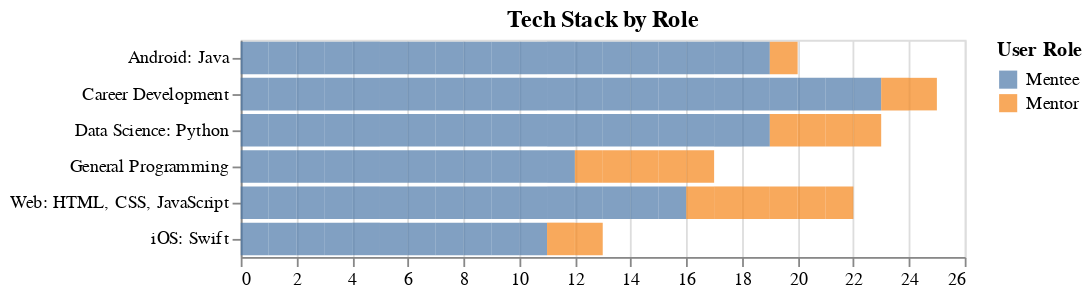

The notebook cell this image was saved under:
### Code cell
chart = alt.Chart(
        DF,
        title='Tech Stack by Role',
    ).mark_bar(opacity=0.7).encode(
        x=alt.X('count()', title=""),
        y=alt.Y('tech_stack', title=""),
        color=alt.Color('user_role', title="User Role"),
        tooltip=alt.Tooltip(list(DF.columns)),
    )

chart

### Figure 1 — Vega-Lite specification as saved in the notebook (floating-point values rounded to 4 significant figures)
{"config": {"view": {"continuousWidth": 400, "continuousHeight": 300}}, "data": {"name": "data-0b7b05a16d8776ed2d4fef90daa18653"}, "mark": {"type": "bar", "opacity": 0.7}, "encoding": {"color": {"field": "user_role", "title": "User Role", "type": "nominal"}, "tooltip": [{"field": "tech_stack", "type": "nominal"}, {"field": "name", "type": "nominal"}, {"field": "user_role", "type": "nominal"}], "x": {"aggregate": "count", "title": "", "type": "quantitative"}, "y": {"field": "tech_stack", "title": "", "type": "nominal"}}, "title": "Tech Stack by Role", "$schema": "https://vega.github.io/schema/vega-lite/v4.17.0.json", "datasets": {"data-0b7b05a16d8776ed2d4fef90daa18653": [{"tech_stack": "Web: HTML, CSS, JavaScript", "name": "Coraline Smith", "user_role": "Mentee"}, {"tech_stack": "iOS: Swift", "name": "Ali Turner", "user_role": "Mentee"}, {"tech_stack": "Web: HTML, CSS, JavaScript", "name": "Calliope Gutierrez", "user_role": "Mentee"}, {"tech_stack": "Career Development", "name": "Adelyn Cooper", "user_role": "Mentee"}, {"tech_stack": "Career Development", "name": "Juniper Gonzales", "user_role": "Mentee"}, {"tech_stack": "Android: Java", "name": "Rhea Davis", "user_role": "Mentee"}, {"tech_stack": "General Programming", "name": "Lorelai Rogers", "user_role": "Mentee"}, {"tech_stack": "Career Development", "name": "Phoenix Hernandez", "user_role": "Mentee"}, {"tech_stack": "Career Development", "name": "Alberto Watson", "user_role": "Mentee"}, {"tech_stack": "Web: HTML, CSS, JavaScript", "name": "Hector Anderson", "user_role": "Mentee"}, {"tech_stack": "Data Science: Python", "name": "Brynn Gutierrez", "user_role": "Mentee"}, {"tech_stack": "Android: Java", "name": "Emilia Myers", "user_role": "Mentee"}, {"tech_stack": "Career Development", "name": "Adam Cook", "user_role": "Mentee"}, {"tech_stack": "Data Science: Python", "name": "Freyja Wood", "user_role": "Mentee"}, {"tech_stack": "General Programming", "name": "Briar Evans", "user_role": "Mentee"}, {"tech_stack": "Web: HTML, CSS, JavaScript", "name": "Catalina Moore", "user_role": "Mentee"}, {"tech_stack": "iOS: Swift", "name": "Brennan Walker", "user_role": "Mentee"}, {"tech_stack": "Web: HTML, CSS, JavaScript", "name": "Ariyah Scott", "user_role": "Mentee"}, {"tech_stack": "Web: HTML, CSS, JavaScript", "name": "Bellamy Moore", "user_role": "Mentee"}, {"tech_stack": "Web: HTML, CSS, JavaScript", "name": "Dallas Sanders", "user_role": "Mentee"}, {"tech_stack": "Data Science: Python", "name": "Skyler Lopez", "user_role": "Mentee"}, {"tech_stack": "Android: Java", "name": "Milana Murphy", "user_role": "Mentee"}, {"tech_stack": "Data Science: Python", "name": "Wyatt Hughes", "user_role": "Mentee"}, {"tech_stack": "Web: HTML, CSS, JavaScript", "name": "Sarai Myers", "user_role": "Mentee"}, {"tech_stack": "Web: HTML, CSS, JavaScript", "name": "Sabrina Long", "user_role": "Mentee"}, {"tech_stack": "Career Development", "name": "Ella Scott", "user_role": "Mentee"}, {"tech_stack": "iOS: Swift", "name": "Princeton Hughes", "user_role": "Mentee"}, {"tech_stack": "Data Science: Python", "name": "Kadence Mitchell", "user_role": "Mentee"}, {"tech_stack": "Career Development", "name": "Clarissa White", "user_role": "Mentee"}, {"tech_stack": "General Programming", "name": "Adele Kelly", "user_role": "Mentee"}, {"tech_stack": "Android: Java", "name": "Penelope Rodriguez", "user_role": "Mentee"}, {"tech_stack": "iOS: Swift", "name": "Alondra Williams", "user_role": "Mentee"}, {"tech_stack": "General Programming", "name": "Jaxxon Young", "user_role": "Mentee"}, {"tech_stack": "Web: HTML, CSS, JavaScript", "name": "Devon Reyes", "user_role": "Mentee"}, {"tech_stack": "Career Development", "name": "Adler Rivera", "user_role": "Mentee"}, {"tech_stack": "Data Science: Python", "name": "Darius Ross", "user_role": "Mentee"}, {"tech_stack": "iOS: Swift", "name": "Addilyn Sanders", "user_role": "Mentee"}, {"tech_stack": "Web: HTML, CSS, JavaScript", "name": "Khari Jimenez", "user_role": "Mentee"}, {"tech_stack": "Career Development", "name": "Karen Harris", "user_role": "Mentee"}, {"tech_stack": "Career Development", "name": "Cedric Watson", "user_role": "Mentee"}, {"tech_stack": "Android: Java", "name": "Calvin Ortiz", "user_role": "Mentee"}, {"tech_stack": "Data Science: Python", "name": "Clementine White", "user_role": "Mentee"}, {"tech_stack": "Career Development", "name": "Johanna Nguyen", "user_role": "Mentee"}, {"tech_stack": "Career Development", "name": "Roger Wright", "user_role": "Mentee"}, {"tech_stack": "Android: Java", "name": "Macy Morris", "user_role": "Mentee"}, {"tech_stack": "Data Science: Python", "name": "Alejandra Hill", "user_role": "Mentee"}, {"tech_stack": "Data Science: Python", "name": "Wesson Flores", "user_role": "Mentee"}, {"tech_stack": "Data Science: Python", "name": "Chanel Howard", "user_role": "Mentee"}, {"tech_stack": "Android: Java", "name": "Cataleya Rogers", "user_role": "Mentee"}, {"tech_stack": "Android: Java", "name": "Marshall Lopez", "user_role": "Mentee"}, {"tech_stack": "Data Science: Python", "name": "Melissa Cooper", "user_role": "Mentee"}, {"tech_stack": "Data Science: Python", "name": "Kayson Castillo", "user_role": "Mentee"}, {"tech_stack": "Data Science: Python", "name": "Lennox Jackson", "user_role": "Mentee"}, {"tech_stack": "Android: Java", "name": "Roger Flores", "user_role": "Mentee"}, {"tech_stack": "Data Science: Python", "name": "Forrest Martin", "user_role": "Mentee"}, {"tech_stack": "Android: Java", "name": "Cesar Adams", "user_role": "Mentee"}, {"tech_stack": "Data Science: Python", "name": "Alaya Howard", "user_role": "Mentee"}, {"tech_stack": "Web: HTML, CSS, JavaScript", "name": "Marlowe Sanders", "user_role": "Mentee"}, {"tech_stack": "General Programming", "name": "Hudson Taylor", "user_role": "Mentee"}, {"tech_stack": "Career Development", "name": "Marilyn Brown", "user_role": "Mentee"}, {"tech_stack": "Android: Java", "name": "Zahra Hill", "user_role": "Mentee"}, {"tech_stack": "Career Development", "name": "Alisson Hernandez", "user_role": "Mentee"}, {"tech_stack": "Android: Java", "name": "Jaxon Taylor", "user_role": "Mentee"}, {"tech_stack": "Web: HTML, CSS, JavaScript", "name": "Westley Jackson", "user_role": "Mentee"}, {"tech_stack": "Android: Java", "name": "Emmie Rodriguez", "user_role": "Mentee"}, {"tech_stack": "General Programming", "name": "Laila Morgan", "user_role": "Mentee"}, {"tech_stack": "Career Development", "name": "Moshe Ruiz", "user_role": "Mentee"}, {"tech_stack": "General Programming", "name": "Christian Patel", "user_role": "Mentee"}, {"tech_stack": "Career Development", "name": "Simon Parker", "user_role": "Mentee"}, {"tech_stack": "Android: Java", "name": "Lawson Ramos", "user_role": "Mentee"}, {"tech_stack": "Web: HTML, CSS, JavaScript", "name": "Mariana Ward", "user_role": "Mentee"}, {"tech_stack": "iOS: Swift", "name": "Orion Collins", "user_role": "Mentee"}, {"tech_stack": "Web: HTML, CSS, JavaScript", "name": "Legacy Adams", "user_role": "Mentee"}, {"tech_stack": "Career Development", "name": "Bishop Ruiz", "user_role": "Mentee"}, {"tech_stack": "iOS: Swift", "name": "Lillie Rodriguez", "user_role": "Mentee"}, {"tech_stack": "General Programming", "name": "Rocco Parker", "user_role": "Mentee"}, {"tech_stack": "General Programming", "name": "Julieta Lewis", "user_role": "Mentee"}, {"tech_stack": "Career Development", "name": "Uriel Parker", "user_role": "Mentee"}, {"tech_stack": "General Programming", "name": "Holly Gray", "user_role": "Mentee"}, {"tech_stack": "Data Science: Python", "name": "Charlee Hernandez", "user_role": "Mentee"}, {"tech_stack": "Career Development", "name": "Nancy Anderson", "user_role": "Mentee"}, {"tech_stack": "Web: HTML, CSS, JavaScript", "name": "Stanley Martin", "user_role": "Mentee"}, {"tech_stack": "Career Development", "name": "Laurel Lee", "user_role": "Mentee"}, {"tech_stack": "General Programming", "name": "Fletcher Ortiz", "user_role": "Mentee"}, {"tech_stack": "Android: Java", "name": "Aziel Anderson", "user_role": "Mentee"}, {"tech_stack": "iOS: Swift", "name": "Paxton Jackson", "user_role": "Mentee"}, {"tech_stack": "Career Development", "name": "Genesis Torres", "user_role": "Mentee"}, {"tech_stack": "Android: Java", "name": "Jakob Reed", "user_role": "Mentee"}, {"tech_stack": "iOS: Swift", "name": "Maryam Stewart", "user_role": "Mentee"}, {"tech_stack": "Career Development", "name": "Harlow Johnson", "user_role": "Mentee"}, {"tech_stack": "iOS: Swift", "name": "Leandro Campbell", "user_role": "Mentee"}, {"tech_stack": "Career Development", "name": "Nyomi Jimenez", "user_role": "Mentee"}, {"tech_stack": "Android: Java", "name": "Kaison Jones", "user_role": "Mentee"}, {"tech_stack": "Data Science: Python", "name": "Dahlia Watson", "user_role": "Mentee"}, {"tech_stack": "General Programming", "name": "Aitana Parker", "user_role": "Mentee"}, {"tech_stack": "Android: Java", "name": "Leslie Cruz", "user_role": "Mentee"}, {"tech_stack": "iOS: Swift", "name": "Zoie Robinson", "user_role": "Mentee"}, {"tech_stack": "Android: Java", "name": "Chanel Turner", "user_role": "Mentee"}, {"tech_stack": "Data Science: Python", "name": "Andrea Martinez", "user_role": "Mentee"}, {"tech_stack": "Data Science: Python", "name": "Krew Martinez", "user_role": "Mentee"}, {"tech_stack": "Career Development", "name": "Alejandra Wood", "user_role": "Mentor"}, {"tech_stack": "General Programming", "name": "Cason Gutierrez", "user_role": "Mentor"}, {"tech_stack": "Android: Java", "name": "Mavis Castillo", "user_role": "Mentor"}, {"tech_stack": "Data Science: Python", "name": "Amos Davis", "user_role": "Mentor"}, {"tech_stack": "Web: HTML, CSS, JavaScript", "name": "Madison Davis", "user_role": "Mentor"}, {"tech_stack": "Web: HTML, CSS, JavaScript", "name": "Asher Gonzales", "user_role": "Mentor"}, {"tech_stack": "Web: HTML, CSS, JavaScript", "name": "Evan Phillips", "user_role": "Mentor"}, {"tech_stack": "Data Science: Python", "name": "Miles Morris", "user_role": "Mentor"}, {"tech_stack": "General Programming", "name": "Kane Cruz", "user_role": "Mentor"}, {"tech_stack": "Data Science: Python", "name": "Stetson Bennet", "user_role": "Mentor"}, {"tech_stack": "Career Development", "name": "Eloise Murphy", "user_role": "Mentor"}, {"tech_stack": "General Programming", "name": "Daleyza Torres", "user_role": "Mentor"}, {"tech_stack": "Web: HTML, CSS, JavaScript", "name": "Kyler Morgan", "user_role": "Mentor"}, {"tech_stack": "General Programming", "name": "Kylie Miller", "user_role": "Mentor"}, {"tech_stack": "iOS: Swift", "name": "Danna Hernandez", "user_role": "Mentor"}, {"tech_stack": "Web: HTML, CSS, JavaScript", "name": "Sunny Flores", "user_role": "Mentor"}, {"tech_stack": "Data Science: Python", "name": "Liv Alvarez", "user_role": "Mentor"}, {"tech_stack": "General Programming", "name": "Matias Parker", "user_role": "Mentor"}, {"tech_stack": "Web: HTML, CSS, JavaScript", "name": "Kaydence Morales", "user_role": "Mentor"}, {"tech_stack": "iOS: Swift", "name": "Emani Taylor", "user_role": "Mentor"}]}}
